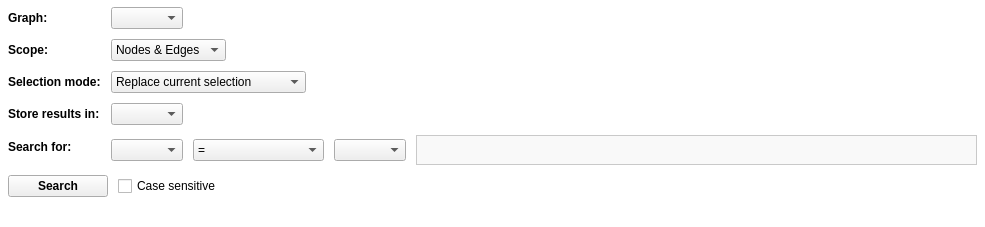
<?xml version="1.0" encoding="UTF-8"?>
<ui version="4.0">
 <class>SearchWidget</class>
 <widget class="QWidget" name="SearchWidget">
  <property name="geometry">
   <rect>
    <x>0</x>
    <y>0</y>
    <width>985</width>
    <height>227</height>
   </rect>
  </property>
  <property name="sizePolicy">
   <sizepolicy hsizetype="Preferred" vsizetype="Maximum">
    <horstretch>0</horstretch>
    <verstretch>0</verstretch>
   </sizepolicy>
  </property>
  <property name="acceptDrops">
   <bool>true</bool>
  </property>
  <property name="styleSheet">
   <string notr="true">.QWidget, QScrollArea, .QFrame {
background-color: white;
}</string>
  </property>
  <layout class="QVBoxLayout" name="verticalLayout">
   <property name="spacing">
    <number>0</number>
   </property>
   <property name="margin">
    <number>0</number>
   </property>
   <item>
    <widget class="HeaderFrame" name="headerFrame" native="true">
     <property name="expandable" stdset="0">
      <bool>false</bool>
     </property>
     <property name="title" stdset="0">
      <string>Search</string>
     </property>
    </widget>
   </item>
   <item>
    <widget class="QScrollArea" name="scrollArea">
     <property name="frameShape">
      <enum>QFrame::NoFrame</enum>
     </property>
     <property name="widgetResizable">
      <bool>true</bool>
     </property>
     <widget class="QWidget" name="scrollAreaWidgetContents">
      <property name="geometry">
       <rect>
        <x>0</x>
        <y>0</y>
        <width>969</width>
        <height>254</height>
       </rect>
      </property>
      <property name="styleSheet">
       <string notr="true">QLabel {
font: bold;
}</string>
      </property>
      <layout class="QVBoxLayout" name="verticalLayout_2">
       <property name="spacing">
        <number>6</number>
       </property>
       <property name="leftMargin">
        <number>8</number>
       </property>
       <property name="topMargin">
        <number>5</number>
       </property>
       <property name="rightMargin">
        <number>8</number>
       </property>
       <property name="bottomMargin">
        <number>5</number>
       </property>
       <item>
        <widget class="QFrame" name="searchFrame">
         <property name="sizePolicy">
          <sizepolicy hsizetype="Preferred" vsizetype="Maximum">
           <horstretch>0</horstretch>
           <verstretch>0</verstretch>
          </sizepolicy>
         </property>
         <layout class="QVBoxLayout" name="verticalLayout_3">
          <property name="spacing">
           <number>10</number>
          </property>
          <property name="margin">
           <number>0</number>
          </property>
          <item>
           <layout class="QFormLayout" name="formLayout">
            <property name="fieldGrowthPolicy">
             <enum>QFormLayout::ExpandingFieldsGrow</enum>
            </property>
            <property name="labelAlignment">
             <set>Qt::AlignLeading|Qt::AlignLeft|Qt::AlignVCenter</set>
            </property>
            <property name="horizontalSpacing">
             <number>10</number>
            </property>
            <property name="verticalSpacing">
             <number>10</number>
            </property>
            <item row="0" column="0">
             <widget class="QLabel" name="graphLabel">
              <property name="toolTip">
               <string>Choose the graph on which the search will be performed</string>
              </property>
              <property name="statusTip">
               <string>Choose the graph on which the search will be performed</string>
              </property>
              <property name="text">
               <string>Graph:</string>
              </property>
             </widget>
            </item>
            <item row="0" column="1">
             <widget class="TreeViewComboBox" name="graphCombo">
              <property name="maximumSize">
               <size>
                <width>350</width>
                <height>16777215</height>
               </size>
              </property>
              <property name="toolTip">
               <string>Choose the graph on which the search will be performed</string>
              </property>
              <property name="statusTip">
               <string>Choose the graph on which the search will be performed</string>
              </property>
              <property name="sizeAdjustPolicy">
               <enum>QComboBox::AdjustToContents</enum>
              </property>
             </widget>
            </item>
            <item row="1" column="0">
             <widget class="QLabel" name="scopeLabel">
              <property name="sizePolicy">
               <sizepolicy hsizetype="Maximum" vsizetype="Preferred">
                <horstretch>0</horstretch>
                <verstretch>0</verstretch>
               </sizepolicy>
              </property>
              <property name="toolTip">
               <string>Choose the element type on which the search will be performed</string>
              </property>
              <property name="statusTip">
               <string>Choose the element type on which the search will be performed</string>
              </property>
              <property name="text">
               <string>Scope:</string>
              </property>
             </widget>
            </item>
            <item row="1" column="1">
             <widget class="QComboBox" name="scopeCombo">
              <property name="maximumSize">
               <size>
                <width>350</width>
                <height>16777215</height>
               </size>
              </property>
              <property name="toolTip">
               <string>Choose the element type on which the search will be performed</string>
              </property>
              <property name="statusTip">
               <string>Choose the element type on which the search will be performed</string>
              </property>
              <property name="sizeAdjustPolicy">
               <enum>QComboBox::AdjustToContents</enum>
              </property>
              <item>
               <property name="text">
                <string>Nodes &amp; Edges</string>
               </property>
              </item>
              <item>
               <property name="text">
                <string>Nodes only</string>
               </property>
              </item>
              <item>
               <property name="text">
                <string>Edges only</string>
               </property>
              </item>
             </widget>
            </item>
            <item row="3" column="0">
             <widget class="QLabel" name="resultsStorageLabel">
              <property name="sizePolicy">
               <sizepolicy hsizetype="Maximum" vsizetype="Preferred">
                <horstretch>0</horstretch>
                <verstretch>0</verstretch>
               </sizepolicy>
              </property>
              <property name="toolTip">
               <string>Choose graph property into which the found elements will be added</string>
              </property>
              <property name="statusTip">
               <string>Choose graph property into which the found elements will be added</string>
              </property>
              <property name="text">
               <string>Store results in:</string>
              </property>
             </widget>
            </item>
            <item row="3" column="1">
             <widget class="QComboBox" name="resultsStorageCombo">
              <property name="maximumSize">
               <size>
                <width>350</width>
                <height>16777215</height>
               </size>
              </property>
              <property name="toolTip">
               <string>Choose the graph property into which the found elements will be added</string>
              </property>
              <property name="statusTip">
               <string>Choose the graph property into which the found elements will be added</string>
              </property>
              <property name="sizeAdjustPolicy">
               <enum>QComboBox::AdjustToContents</enum>
              </property>
             </widget>
            </item>
            <item row="4" column="0">
             <widget class="QLabel" name="searchTermsLabel">
              <property name="sizePolicy">
               <sizepolicy hsizetype="Maximum" vsizetype="Preferred">
                <horstretch>0</horstretch>
                <verstretch>0</verstretch>
               </sizepolicy>
              </property>
              <property name="text">
               <string>Search for:</string>
              </property>
             </widget>
            </item>
            <item row="4" column="1">
             <layout class="QHBoxLayout" name="horizontalLayout_4">
              <item>
               <widget class="QComboBox" name="searchTermACombo">
                <property name="sizePolicy">
                 <sizepolicy hsizetype="Maximum" vsizetype="Fixed">
                  <horstretch>0</horstretch>
                  <verstretch>0</verstretch>
                 </sizepolicy>
                </property>
                <property name="maximumSize">
                 <size>
                  <width>350</width>
                  <height>16777215</height>
                 </size>
                </property>
                <property name="toolTip">
                 <string>Choose the property for which the search will performed</string>
                </property>
                <property name="statusTip">
                 <string>Choose the property for which the search will performed</string>
                </property>
               </widget>
              </item>
              <item>
               <widget class="QComboBox" name="operatorCombo">
                <property name="sizePolicy">
                 <sizepolicy hsizetype="Maximum" vsizetype="Fixed">
                  <horstretch>0</horstretch>
                  <verstretch>0</verstretch>
                 </sizepolicy>
                </property>
                <property name="maximumSize">
                 <size>
                  <width>350</width>
                  <height>16777215</height>
                 </size>
                </property>
                <property name="toolTip">
                 <string>Choose the comparion operator of the search</string>
                </property>
                <property name="statusTip">
                 <string>Choose the comparion operator of the search</string>
                </property>
                <item>
                 <property name="text">
                  <string>=</string>
                 </property>
                </item>
                <item>
                 <property name="text">
                  <string>≠</string>
                 </property>
                </item>
                <item>
                 <property name="text">
                  <string>&gt;</string>
                 </property>
                </item>
                <item>
                 <property name="text">
                  <string>≥</string>
                 </property>
                </item>
                <item>
                 <property name="text">
                  <string>&lt;</string>
                 </property>
                </item>
                <item>
                 <property name="text">
                  <string>≤</string>
                 </property>
                </item>
                <item>
                 <property name="text">
                  <string>starts with</string>
                 </property>
                </item>
                <item>
                 <property name="text">
                  <string>ends with</string>
                 </property>
                </item>
                <item>
                 <property name="text">
                  <string>contains</string>
                 </property>
                </item>
                <item>
                 <property name="text">
                  <string>matches (RegExp)</string>
                 </property>
                </item>
               </widget>
              </item>
              <item>
               <widget class="QComboBox" name="searchTermBCombo">
                <property name="sizePolicy">
                 <sizepolicy hsizetype="Maximum" vsizetype="Fixed">
                  <horstretch>0</horstretch>
                  <verstretch>0</verstretch>
                 </sizepolicy>
                </property>
                <property name="maximumSize">
                 <size>
                  <width>350</width>
                  <height>16777215</height>
                 </size>
                </property>
                <property name="toolTip">
                 <string>Choose the value involved in the search comparison</string>
                </property>
                <property name="statusTip">
                 <string>Choose the value involved in the search comparison</string>
                </property>
               </widget>
              </item>
              <item>
               <widget class="QTableWidget" name="tableWidget">
                <property name="sizePolicy">
                 <sizepolicy hsizetype="Expanding" vsizetype="Fixed">
                  <horstretch>0</horstretch>
                  <verstretch>0</verstretch>
                 </sizepolicy>
                </property>
                <property name="maximumSize">
                 <size>
                  <width>16777215</width>
                  <height>30</height>
                 </size>
                </property>
                <property name="styleSheet">
                 <string notr="true">QTableView {
background-color: #F9F9F9;
border: 1px solid #C9C9C9;
color: black;
font: 12px;
}</string>
                </property>
                <property name="frameShape">
                 <enum>QFrame::NoFrame</enum>
                </property>
                <property name="frameShadow">
                 <enum>QFrame::Plain</enum>
                </property>
                <property name="lineWidth">
                 <number>0</number>
                </property>
                <property name="midLineWidth">
                 <number>0</number>
                </property>
                <property name="showGrid">
                 <bool>false</bool>
                </property>
                <property name="cornerButtonEnabled">
                 <bool>false</bool>
                </property>
                <attribute name="horizontalHeaderVisible">
                 <bool>false</bool>
                </attribute>
                <attribute name="horizontalHeaderStretchLastSection">
                 <bool>true</bool>
                </attribute>
                <attribute name="verticalHeaderVisible">
                 <bool>false</bool>
                </attribute>
                <row>
                 <property name="text">
                  <string>New Row</string>
                 </property>
                </row>
                <column>
                 <property name="text">
                  <string>New Column</string>
                 </property>
                </column>
                <item row="0" column="0">
                 <property name="text">
                  <string/>
                 </property>
                </item>
               </widget>
              </item>
             </layout>
            </item>
            <item row="2" column="0">
             <widget class="QLabel" name="label">
              <property name="text">
               <string>Selection mode:</string>
              </property>
             </widget>
            </item>
            <item row="2" column="1">
             <widget class="QComboBox" name="selectionModeCombo">
              <property name="maximumSize">
               <size>
                <width>350</width>
                <height>16777215</height>
               </size>
              </property>
              <property name="toolTip">
               <string>&lt;html&gt;&lt;head/&gt;&lt;body&gt;&lt;p&gt;Choose &amp;quot;Do not modify selection&amp;quot; to only count the number of nodes/edges found.&lt;/p&gt;&lt;/body&gt;&lt;/html&gt;</string>
              </property>
              <property name="sizeAdjustPolicy">
               <enum>QComboBox::AdjustToContents</enum>
              </property>
              <item>
               <property name="text">
                <string>Replace current selection</string>
               </property>
              </item>
              <item>
               <property name="text">
                <string>Add to current selection</string>
               </property>
              </item>
              <item>
               <property name="text">
                <string>Remove from current selection</string>
               </property>
              </item>
              <item>
               <property name="text">
                <string extracomment="ffsfdfdf">Do not modify selection</string>
               </property>
              </item>
             </widget>
            </item>
           </layout>
          </item>
          <item>
           <layout class="QHBoxLayout" name="horizontalLayout">
            <item>
             <widget class="QPushButton" name="searchButton">
              <property name="minimumSize">
               <size>
                <width>100</width>
                <height>0</height>
               </size>
              </property>
              <property name="toolTip">
               <string>Execute the search</string>
              </property>
              <property name="statusTip">
               <string>Execute the search</string>
              </property>
              <property name="styleSheet">
               <string notr="true">QPushButton {
font: bold;
}</string>
              </property>
              <property name="text">
               <string>Search</string>
              </property>
              <property name="icon">
               <iconset>
                <normaloff>:/talipot/app/icons/22/edit-find.png</normaloff>:/talipot/app/icons/22/edit-find.png</iconset>
              </property>
              <property name="shortcut">
               <string>Return</string>
              </property>
             </widget>
            </item>
            <item>
             <widget class="QCheckBox" name="caseSensitivityCheck">
              <property name="toolTip">
               <string>Indicate if strings comparison will be case sensitive</string>
              </property>
              <property name="statusTip">
               <string>Indicate if strings comparison will be case sensitive</string>
              </property>
              <property name="text">
               <string>Case sensitive</string>
              </property>
             </widget>
            </item>
            <item>
             <spacer name="horizontalSpacer">
              <property name="orientation">
               <enum>Qt::Horizontal</enum>
              </property>
              <property name="sizeHint" stdset="0">
               <size>
                <width>40</width>
                <height>20</height>
               </size>
              </property>
             </spacer>
            </item>
           </layout>
          </item>
         </layout>
        </widget>
       </item>
       <item>
        <widget class="QLabel" name="resultsCountLabel">
         <property name="sizePolicy">
          <sizepolicy hsizetype="Preferred" vsizetype="Maximum">
           <horstretch>0</horstretch>
           <verstretch>0</verstretch>
          </sizepolicy>
         </property>
         <property name="styleSheet">
          <string notr="true">font: normal;</string>
         </property>
         <property name="alignment">
          <set>Qt::AlignLeading</set>
         </property>
        </widget>
       </item>
      </layout>
     </widget>
    </widget>
   </item>
  </layout>
 </widget>
 <customwidgets>
  <customwidget>
   <class>HeaderFrame</class>
   <extends>QWidget</extends>
   <header>HeaderFrame.h</header>
   <container>1</container>
  </customwidget>
  <customwidget>
   <class>TreeViewComboBox</class>
   <extends>QComboBox</extends>
   <header>talipot/TreeViewComboBox.h</header>
   <container>1</container>
  </customwidget>
 </customwidgets>
 <resources/>
 <connections>
  <connection>
   <sender>searchTermACombo</sender>
   <signal>currentIndexChanged(int)</signal>
   <receiver>SearchWidget</receiver>
   <slot>termAChanged()</slot>
   <hints>
    <hint type="sourcelabel">
     <x>181</x>
     <y>154</y>
    </hint>
    <hint type="destinationlabel">
     <x>494</x>
     <y>271</y>
    </hint>
   </hints>
  </connection>
  <connection>
   <sender>searchTermBCombo</sender>
   <signal>currentIndexChanged(int)</signal>
   <receiver>SearchWidget</receiver>
   <slot>termBChanged()</slot>
   <hints>
    <hint type="sourcelabel">
     <x>374</x>
     <y>154</y>
    </hint>
    <hint type="destinationlabel">
     <x>494</x>
     <y>271</y>
    </hint>
   </hints>
  </connection>
  <connection>
   <sender>searchButton</sender>
   <signal>clicked()</signal>
   <receiver>SearchWidget</receiver>
   <slot>search()</slot>
   <hints>
    <hint type="sourcelabel">
     <x>58</x>
     <y>192</y>
    </hint>
    <hint type="destinationlabel">
     <x>494</x>
     <y>271</y>
    </hint>
   </hints>
  </connection>
 </connections>
 <slots>
  <slot>graphIndexChanged(int)</slot>
  <slot>termAChanged()</slot>
  <slot>termBChanged()</slot>
  <slot>search()</slot>
 </slots>
</ui>
